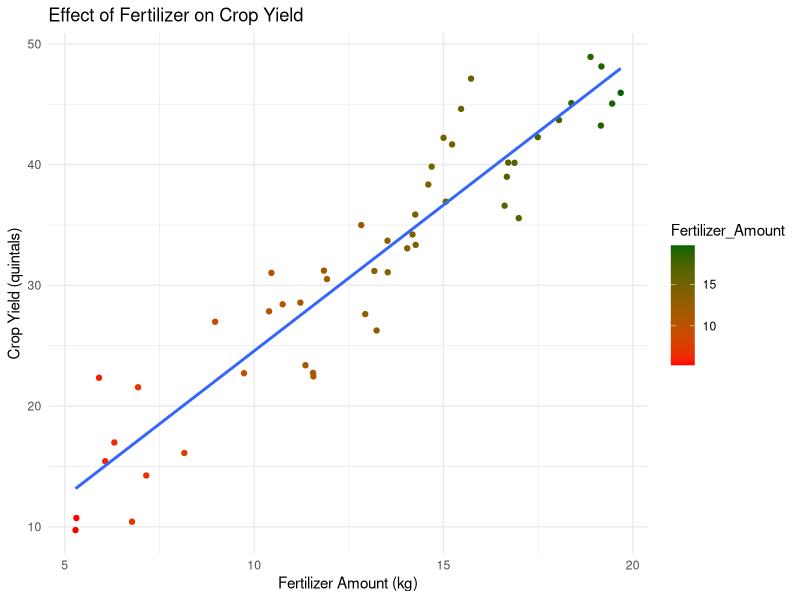

Write R code to recreate this figure.

# Load necessary libraries
library(ggplot2)

# set your working dir

# Read the dataset
data <- read.csv('winter_holiday_agriculture_data.csv')

# View the first few rows of the dataset
head(data)

# Simple Linear Regression: Crop Yield vs. Fertilizer Amount
model <- lm(Crop_Yield ~ Fertilizer_Amount, data = data)

# Summary of the model to see the effect
summary(model)

# Plotting
# Scatter plot with regression line
ggplot(data, aes(x = Fertilizer_Amount, y = Crop_Yield)) +
  geom_point(aes(color = Fertilizer_Amount)) +  # Colored points by fertilizer amount
  geom_smooth(method = "lm", se = FALSE) +      # Linear model line without standard error
  scale_color_gradient(low = "red", high = "darkgreen") + # Red to green color ramp
    labs(title = "Effect of Fertilizer on Crop Yield",
       x = "Fertilizer Amount (kg)",
       y = "Crop Yield (quintals)") +
  theme_minimal()
